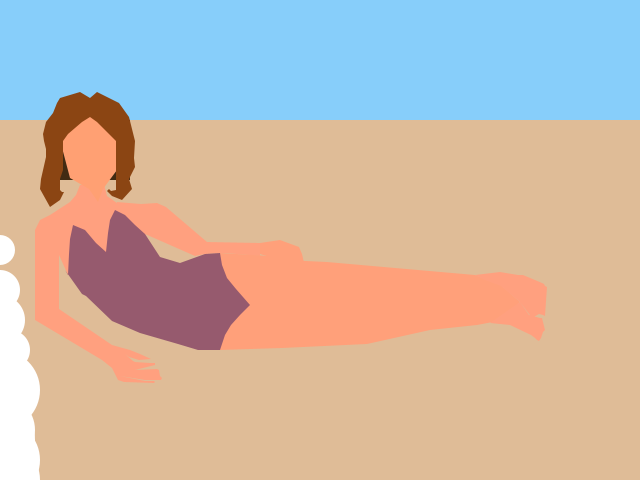
Frame 1 (no input)
Frame 60 (the mouse pressed at the canvas centre just before this capture): identical to frame 1, image omitted
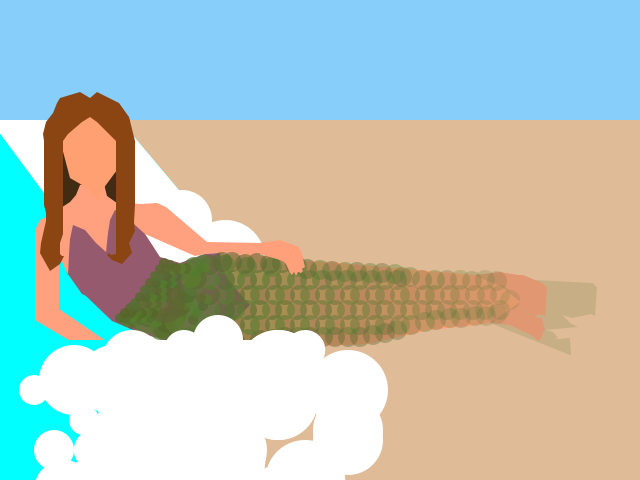
Frame 120 (the mouse held since frame 60 and released just before this capture)

The Processing sketch that drew these frames (run headless with seeded random() and noise(); from frame 60 on, the mouse is pressed at the canvas centre):

// Processing sketch: processing_15709
// ── processing_15709.pde

float x;
float y;
float z;
float w;
float targetX;
float easing = 0.05;
float easing2= 0.04;
float easing3 = 0.06;
float easing4 = 0.03;

void setup()
{
  size(640, 480);
  smooth();
}

void draw()
{
  background (135, 206, 250);
noStroke();

targetX = mouseX;
float dx = targetX - x;
if (abs(dx)>1){
  x+=dx*easing;
}

targetX = mouseX;
float dx2 = targetX - x;
if (abs(dx2)>1){
  y+=dx2*easing2;
}

targetX = mouseX;
float dx3 = targetX - x;
if (abs(dx3)>1){
  z+=dx3*easing3;
}

targetX = mouseX;
float dx4 = targetX - x;
if (abs(dx4)>1){
  w+=dx4*easing4;
}

//sand
fill (223, 188, 151);
beginShape();
quad(0, 120,   0, 480,   640, 480,   640, 120);

//back wave  
  fill(0, 255, 255);
  beginShape();
  quad(0, 340,   (x), 340,     (mouseX-200), 120,   0, 120);
    fill(255);  
  quad(  x-(x/2), 340,   (x), 340,     (mouseX-200), 120,    (mouseX-330), 120);  
  endShape();
  
  beginShape();
  //  ellipse((x-270), 120, 10, 10);
    ellipse((x-68), 310, 30, 30);
   ellipse((x-70), 280, 60, 60);
    ellipse((x-80), 260, 80, 80);
       ellipse((y-60), 230, 60, 60);
            ellipse((x-70), 270, 40, 40);
     ellipse((y-88), 200, 30, 30);
      ellipse((x-70), 320, 80, 80);
            ellipse((x-20), 320, 60, 60);
      ellipse((x), 320, 50, 50);
      ellipse((x-60), 280, 30, 30);
     ellipse((x-80), 250, 40, 40);
       ellipse((y-50), 220, 60, 60);
 //   quad(x, 340,   (x-175), 340,     (w-105), 480,    w, 480);
  ellipse((y), 290, 40, 40);
    ellipse((y), 250, 30, 30);
     ellipse((x-30), 280, 50, 50);
 /*    ellipse((x), 480, 80, 80);
       ellipse((y), 380, 60, 60);
            ellipse((z), 430, 70, 70);
     ellipse((z), 440, 70, 70);
       ellipse((z), 390, 80, 80);
            ellipse((w), 460, 80, 80);
       ellipse((w), 400, 30, 30);
            ellipse((w+10), 350, 40, 40);
     ellipse((w), 420, 40, 40);
       ellipse((w), 380, 60, 60);
       
         ellipse((y-70), 400, 50, 50);
    ellipse((y-68), 470, 50, 50);
     ellipse((x-70), 420, 60, 60);
     ellipse((x-80), 460, 80, 80);
       ellipse((y-60), 430, 60, 60);
            ellipse((z-70), 370, 80, 80);
     ellipse((z-68), 500, 70, 70);
       ellipse((z-70), 400, 80, 80);
            ellipse((w-70), 490, 60, 60);
       ellipse((w-80), 390, 30, 30);
            ellipse((w-60), 380, 70, 70);
     ellipse((w-80), 450, 40, 40);
       ellipse((w-50), 420, 30, 30);
       
              ellipse((y-110), 380, 50, 50);
    ellipse((y-108), 450, 50, 50);
     ellipse((x-110), 400, 60, 60);
     ellipse((x-120), 460, 80, 80);
       ellipse((y-100), 360, 60, 60);
            ellipse((z-130), 340, 50, 50);
     ellipse((z-108), 500, 70, 70);
       ellipse((z-130), 400, 40, 40);
            ellipse((w-110), 490, 60, 60);
       ellipse((w-140), 390, 30, 30);
            ellipse((w-100), 380, 70, 70);
     ellipse((w-120), 450, 40, 40);
       ellipse((w-90), 420, 30, 30);
  endShape ();
  */
  
  
  
//mermaid rect
//  fill(150, 90, 110);
 //beginShape();
 // quad(120, 320,  240, 320,  240, 240,  120, 240);
  //endShape();
  
  
  //hair back
      fill(66, 43, 19);
  beginShape();
  quad(60, 100,   130, 120,  130, (180+(mouseX/5)),    60, (180+mouseX/5));
  endShape();
  
  
  
  //mermaid arms and shoulders
//  stroke(66, 43, 19);
 // strokeWeight(1);
  fill(255, 160, 127);
  beginShape();
  vertex(80, 185);
  vertex(76, 195);
  vertex(70, 202);
  vertex(50, 215);
  vertex(40, 220);
  vertex(35, 230);
  vertex(35, 320);
  vertex(102, 360);
  vertex(112, 368);
  vertex(118, 380);
  vertex(124, 382);
  vertex(154, 383);
  vertex(155, 382);
  vertex(154, 381);
  vertex(145, 381);
  vertex(120, 376);
  vertex(145, 380);
  vertex(120, 376);
  vertex(145, 380);
  vertex(161, 380);
  vertex(162, 378);
  vertex(160, 376);
  vertex(144, 375);
  vertex(122, 370);
  vertex(144, 375);
  vertex(160, 376);
  vertex(159, 370);
  vertex(157, 369);
  vertex(135, 370);
  vertex(124, 365);
  vertex(135, 370);
  vertex(155, 365);
  vertex(155, 363);
  vertex(150, 363);
  vertex(135, 362);
  vertex(133, 361);
  vertex(125, 354);
  vertex(129, 357);
  vertex(139 ,360);
  vertex(151, 359);
  vertex(140, 354);
  vertex(130, 350);
vertex(112, 345);
vertex(59, 309);
vertex(59, 223);
vertex(59, 255);
vertex(68, 275);
vertex(155, 250);
vertex(145, 234);
vertex(195, 256);
vertex(205, 254);
vertex(225, 253);
vertex(260, 256);
vertex(260, 243);
vertex(207, 242);
vertex(166, 207);
vertex(157, 203);
vertex(141, 204);
vertex(117, 202);
vertex(117, 203);
vertex(107, 196);
vertex(103, 180);

endShape();


//legs
  fill(255, 160, 122);
beginShape();
vertex(220, 253);
vertex(220, 350);
vertex(282, 348);
vertex(367, 344);
vertex(430, 330);
vertex(477, 325);
vertex(498, 321);
vertex(501, 320);
vertex(520, 302);
vertex(501, 285);
vertex(485, 279);
vertex(475, 275);
vertex(327, 262);
vertex(285, 260);
vertex(270, 256);
endShape();


//bathing suit
fill(150, 90, 110);
beginShape();
vertex(65, 270);
vertex(82, 294);
vertex(86, 296);
vertex(112, 321);
vertex(140, 333);
vertex(178, 344);
vertex(198, 350);
vertex(220, 350);
vertex(225, 335);
vertex(231, 325);
vertex(240, 315);
vertex(250, 305);
vertex(236, 289);
vertex(227, 278);
vertex(222, 265);
vertex(220, 253);
vertex(205, 254);
vertex(180, 263);
vertex(160, 257);
vertex(145, 234);
vertex(135, 225);
vertex(125, 215);
vertex(115, 210);
vertex(110, 220);
vertex(108, 233);
vertex(106, 252);
vertex(96, 243);
vertex(85, 230);
vertex(73, 225);
vertex(70, 239);
vertex(69, 254);
vertex(68, 275);
endShape();


  //face shape
    fill(255, 160, 115);
  beginShape();
  vertex(60, 140);
   vertex(70, 178);
    vertex(89, 189);
     vertex(98, 202);
      vertex(103, 189);
       vertex(117, 170);
        vertex(125, 140);
         vertex(117, 110);
          vertex(70, 110);
          endShape();
          
          
//hair top
fill(139, 69, 19);
beginShape();
vertex(90, 98);
vertex(80, 92);
vertex(60, 98);
vertex(57, 103);
vertex(53, 113);
vertex(46, 122);
vertex(43, 134);
vertex(44, 141);
vertex(63, 141);
vertex(68, 134);
vertex(82, 122);
vertex(90, 117);
vertex(97, 122);
vertex(116, 141);
vertex(135, 141);
vertex(129, 117);
vertex(119, 103);
vertex(97, 92);
endShape();


//feet
fill(255, 160, 127);
beginShape();
vertex(520, 302);
vertex(501, 286);
vertex(485, 280);
vertex(475, 275);
vertex(500, 272);
vertex(518, 275);
vertex(523, 275);
vertex(535, 280);
vertex(542, 283);
vertex(544, 284);
vertex(545, 286);
vertex(547, 287);
vertex(545, 316);
vertex(543, 315);
vertex(539, 314);
vertex(532, 318);
vertex(520, 302);
vertex(529, 315);
vertex(540, 318);
vertex(542, 318);
vertex(545, 330);
vertex(543, 332);
vertex(541, 338);
vertex(539, 341);
vertex(537, 340);
vertex(535, 338);
vertex(531, 335);
vertex(510, 325);
vertex(490, 323);
endShape();



//feetgreen
beginShape();
 fill(85, 107,  45, (0+(mouseX-275)));
vertex(520, 302);
vertex(501, 286);
vertex(485, 280);
vertex(475, 275);
vertex(500, 272);
vertex(518, 275);
vertex(523, 275);
vertex(535, 280);
vertex(592, 283);
vertex(594, 284);
vertex(595, 286);
vertex(597, 287);
vertex(595, 316);
vertex(593, 315);
vertex(592, 314);
vertex(572, 318);
vertex(520, 302);
vertex(555, 307);
vertex(570, 323);
vertex(578, 327);
vertex(545, 330);
vertex(553, 332);
vertex(558, 338);
vertex(549, 341);
vertex(547, 340);
vertex(570, 338);
vertex(571, 355);
vertex(570, 355);
vertex(490, 323);
endShape();


//scales attempt
//if (mouseX>110);
//{
  beginShape();
  
  
  //23
     fill(90, 127,  50, (0+(mouseX-275)));
  ellipse(510, 300, 20, 20);
  
  
      //straight layer 22
        fill(85, 127,  50, (0+(mouseX-270)));
  ellipse(497, 314, 20, 20);
    fill(85, 107,  50, (0+(mouseX-270)));
  ellipse(500, 310, 20, 20);
         fill(90, 125,  50, (0+(mouseX-270)));
  ellipse(500, 295, 20, 20);
    fill(85, 107,  50, (0+(mouseX-270)));
  ellipse(497, 281, 20, 20);
  
  
             // straight layer21

      fill(90, 107,  50, (0+(mouseX-265)));
  ellipse(486, 316, 20, 20);
    fill(90, 127,  50, (0+(mouseX-265)));
  ellipse(485, 310, 20, 20);
         fill(90, 105,  50, (0+(mouseX-265)));
  ellipse(487, 295, 20, 20);
    fill(85, 127,  50, (0+(mouseX-265)));
  ellipse(485, 280, 20, 20);
  
    //straight layer 22
        fill(85, 127,  50, (0+(mouseX-260)));
  ellipse(475, 316, 20, 20);
    fill(85, 107,  50, (0+(mouseX-260)));
  ellipse(473, 310, 20, 20);
         fill(90, 125,  50, (0+(mouseX-260)));
  ellipse(475, 295, 20, 20);
    fill(85, 107,  50, (0+(mouseX-260)));
  ellipse(472, 281, 20, 20);
  
  
            // straight layer21

      fill(90, 107,  50, (0+(mouseX-255)));
  ellipse(461, 318, 20, 20);
    fill(90, 127,  50, (0+(mouseX-255)));
  ellipse(460, 310, 20, 20);
         fill(90, 105,  50, (0+(mouseX-255)));
  ellipse(460, 295, 20, 20);
    fill(85, 127,  50, (0+(mouseX-255)));
  ellipse(460, 280, 20, 20);
  
  //straight layer 20
        fill(85, 127,  50, (0+(mouseX-250)));
  ellipse(450, 318, 20, 20);
    fill(85, 107,  50, (0+(mouseX-250)));
  ellipse(447, 310, 20, 20);
         fill(90, 125,  50, (0+(mouseX-250)));
  ellipse(450, 295, 20, 20);
    fill(85, 107,  50, (0+(mouseX-250)));
  ellipse(447, 280, 20, 20);
  
  
          // straight layer19

      fill(90, 107,  50, (0+(mouseX-245)));
  ellipse(436, 320, 20, 20);
    fill(90, 127,  50, (0+(mouseX-245)));
  ellipse(435, 310, 20, 20);
         fill(90, 105,  50, (0+(mouseX-245)));
  ellipse(435, 295, 20, 20);
    fill(85, 127,  50, (0+(mouseX-235)));
  ellipse(435, 280, 20, 20);

  
    
       // straight layer18
 

      fill(85, 127,  50, (0+(mouseX-240)));
  ellipse(425, 322, 20, 20);
    fill(85, 107,  50, (0+(mouseX-240)));
  ellipse(422, 310, 20, 20);
         fill(90, 125,  50, (0+(mouseX-240)));
  ellipse(425, 295, 20, 20);
    fill(85, 107,  50, (0+(mouseX-240)));
  ellipse(422, 280, 20, 20);

  
  
         // straight layer17

      fill(90, 107,  50, (0+(mouseX-235)));
  ellipse(411, 325, 20, 20);
    fill(90, 127,  50, (0+(mouseX-235)));
  ellipse(410, 310, 20, 20);
         fill(90, 105,  50, (0+(mouseX-235)));
  ellipse(410, 295, 20, 20);
    fill(85, 127,  50, (0+(mouseX-235)));
  ellipse(410, 277, 20, 20);
           fill(90, 105,  50, (0+(mouseX-235)));
  ellipse(402, 277, 20, 20);
  
  
       // straight layer16
 
       fill(90, 105,  50, (0+(mouseX-230)));
  ellipse(397, 330, 20, 20);
      fill(85, 127,  50, (0+(mouseX-230)));
  ellipse(400, 325, 20, 20);
    fill(85, 107,  50, (0+(mouseX-230)));
  ellipse(397, 310, 20, 20);
         fill(90, 125,  50, (0+(mouseX-230)));
  ellipse(400, 295, 20, 20);
    fill(85, 107,  50, (0+(mouseX-230)));
  ellipse(397, 280, 20, 20);
           fill(90, 125,  50, (0+(mouseX-230)));
  ellipse(395, 274, 20, 20);
  
       // straight layer15
       fill(95, 105,  50, (0+(mouseX-225)));
  ellipse(385, 333, 20, 20);
      fill(90, 107,  50, (0+(mouseX-225)));
  ellipse(385, 325, 20, 20);
    fill(90, 127,  50, (0+(mouseX-225)));
  ellipse(385, 310, 20, 20);
         fill(90, 105,  50, (0+(mouseX-225)));
  ellipse(385, 295, 20, 20);
    fill(85, 127,  50, (0+(mouseX-225)));
  ellipse(385, 280, 20, 20);
           fill(90, 105,  50, (0+(mouseX-225)));
  ellipse(382, 273, 20, 20);
  
  
      // straight layer14
 
       fill(90, 105,  50, (0+(mouseX-220)));
  ellipse(373, 335, 20, 20);
      fill(85, 127,  50, (0+(mouseX-220)));
  ellipse(375, 325, 20, 20);
    fill(85, 107,  50, (0+(mouseX-210)));
  ellipse(372, 310, 20, 20);
         fill(90, 125,  50, (0+(mouseX-220)));
  ellipse(375, 295, 20, 20);
    fill(85, 107,  50, (0+(mouseX-220)));
  ellipse(372, 280, 20, 20);
           fill(90, 125,  50, (0+(mouseX-220)));
  ellipse(370, 273, 20, 20);
  
  
    
      // straight layer13
       fill(95, 105,  50, (0+(mouseX-215)));
  ellipse(360, 337, 20, 20);
      fill(90, 107,  50, (0+(mouseX-215)));
  ellipse(360, 325, 20, 20);
    fill(90, 127,  50, (0+(mouseX-215)));
  ellipse(360, 310, 20, 20);
         fill(90, 105,  50, (0+(mouseX-215)));
  ellipse(360, 295, 20, 20);
    fill(85, 127,  50, (0+(mouseX-215)));
  ellipse(360, 280, 20, 20);
           fill(90, 105,  50, (0+(mouseX-215)));
  ellipse(357, 272, 20, 20);
  
  
     // straight layer12
 
       fill(90, 105,  50, (0+(mouseX-210)));
  ellipse(348, 337, 20, 20);
      fill(85, 127,  50, (0+(mouseX-210)));
  ellipse(350, 325, 20, 20);
    fill(85, 107,  50, (0+(mouseX-210)));
  ellipse(347, 310, 20, 20);
         fill(90, 125,  50, (0+(mouseX-210)));
  ellipse(350, 295, 20, 20);
    fill(85, 107,  50, (0+(mouseX-210)));
  ellipse(347, 280, 20, 20);
           fill(90, 125,  50, (0+(mouseX-210)));
  ellipse(345, 272, 20, 20);
  
  
  
      // straight layer11
       fill(95, 105,  50, (0+(mouseX-205)));
  ellipse(335, 337, 20, 20);
      fill(90, 107,  50, (0+(mouseX-205)));
  ellipse(335, 325, 20, 20);
    fill(90, 127,  50, (0+(mouseX-205)));
  ellipse(335, 310, 20, 20);
         fill(90, 105,  50, (0+(mouseX-205)));
  ellipse(335, 295, 20, 20);
    fill(85, 127,  50, (0+(mouseX-205)));
  ellipse(335, 280, 20, 20);
           fill(90, 105,  50, (0+(mouseX-205)));
  ellipse(332, 271, 20, 20);
  
      // straight layer10
 
       fill(90, 105,  50, (0+(mouseX-200)));
  ellipse(323, 337, 20, 20);
      fill(85, 127,  50, (0+(mouseX-200)));
  ellipse(325, 325, 20, 20);
    fill(85, 107,  50, (0+(mouseX-200)));
  ellipse(322, 310, 20, 20);
         fill(90, 125,  50, (0+(mouseX-200)));
  ellipse(325, 295, 20, 20);
    fill(85, 107,  50, (0+(mouseX-200)));
  ellipse(322, 280, 20, 20);
           fill(90, 125,  50, (0+(mouseX-200)));
  ellipse(320, 270, 20, 20);

 
    // straight layer9
       fill(95, 105,  50, (0+(mouseX-195)));
  ellipse(310, 337, 20, 20);
      fill(90, 107,  50, (0+(mouseX-195)));
  ellipse(310, 325, 20, 20);
    fill(90, 127,  50, (0+(mouseX-195)));
  ellipse(310, 310, 20, 20);
         fill(90, 105,  50, (0+(mouseX-195)));
  ellipse(310, 295, 20, 20);
    fill(85, 127,  50, (0+(mouseX-195)));
  ellipse(310, 280, 20, 20);
           fill(90, 105,  50, (0+(mouseX-195)));
  ellipse(307, 269, 20, 20);
 
 
 
    // straight layer8
 
       fill(90, 105,  50, (0+(mouseX-190)));
  ellipse(298, 337, 20, 20);
      fill(85, 127,  50, (0+(mouseX-190)));
  ellipse(300, 325, 20, 20);
    fill(85, 107,  50, (0+(mouseX-190)));
  ellipse(297, 310, 20, 20);
         fill(90, 125,  50, (0+(mouseX-190)));
  ellipse(300, 295, 20, 20);
    fill(85, 107,  50, (0+(mouseX-190)));
  ellipse(297, 280, 20, 20);
           fill(90, 125,  50, (0+(mouseX-190)));
  ellipse(297, 267, 20, 20);
          fill(90, 105,  50, (0+(mouseX-190)));
  ellipse(295, 264, 20, 20);
  
   // straight layer7
       fill(95, 105,  50, (0+(mouseX-185)));
  ellipse(285, 337, 20, 20);
      fill(90, 107,  50, (0+(mouseX-185)));
  ellipse(285, 325, 20, 20);
    fill(90, 127,  50, (0+(mouseX-185)));
  ellipse(285, 310, 20, 20);
         fill(90, 105,  50, (0+(mouseX-185)));
  ellipse(285, 295, 20, 20);
    fill(85, 127,  50, (0+(mouseX-185)));
  ellipse(285, 280, 20, 20);
           fill(90, 105,  50, (0+(mouseX-185)));
  ellipse(282, 263, 20, 20);
 
   // straight layer6
 
       fill(90, 105,  50, (0+(mouseX-180)));
  ellipse(273, 339, 20, 20);
      fill(85, 127,  50, (0+(mouseX-180)));
  ellipse(275, 325, 20, 20);
    fill(85, 107,  50, (0+(mouseX-180)));
  ellipse(272, 310, 20, 20);
         fill(90, 125,  50, (0+(mouseX-180)));
  ellipse(275, 295, 20, 20);
    fill(85, 107,  50, (0+(mouseX-180)));
  ellipse(272, 280, 20, 20);
           fill(90, 125,  50, (0+(mouseX-180)));
  ellipse(272, 267, 20, 20);
          fill(90, 105,  50, (0+(mouseX-180)));
  ellipse(270, 264, 20, 20);
 
 
   // straight layer5
       fill(95, 105,  50, (0+(mouseX-175)));
  ellipse(260, 340, 20, 20);
      fill(90, 107,  50, (0+(mouseX-175)));
  ellipse(260, 325, 20, 20);
    fill(90, 127,  50, (0+(mouseX-175)));
  ellipse(260, 310, 20, 20);
         fill(90, 105,  50, (0+(mouseX-175)));
  ellipse(260, 295, 20, 20);
    fill(85, 127,  50, (0+(mouseX-175)));
  ellipse(260, 280, 20, 20);
           fill(90, 105,  50, (0+(mouseX-175)));
  ellipse(257, 263, 20, 20);
 
  // straight layer4
 
       fill(90, 105,  50, (0+(mouseX-170)));
  ellipse(248, 339, 20, 20);
      fill(85, 127,  50, (0+(mouseX-170)));
  ellipse(250, 325, 20, 20);
    fill(85, 107,  50, (0+(mouseX-170)));
  ellipse(247, 310, 20, 20);
         fill(90, 125,  50, (0+(mouseX-170)));
  ellipse(250, 295, 20, 20);
    fill(85, 107,  50, (0+(mouseX-170)));
  ellipse(247, 280, 20, 20);
           fill(90, 125,  50, (0+(mouseX-170)));
  ellipse(247, 267, 20, 20);
          fill(90, 105,  50, (0+(mouseX-170)));
  ellipse(245, 264, 20, 20);
 
 
  // straight layer3
       fill(95, 105,  50, (0+(mouseX-165)));
  ellipse(235, 342, 20, 20);
      fill(90, 107,  50, (0+(mouseX-165)));
  ellipse(235, 325, 20, 20);
    fill(90, 127,  50, (0+(mouseX-165)));
  ellipse(235, 310, 20, 20);
         fill(90, 105,  50, (0+(mouseX-165)));
  ellipse(235, 295, 20, 20);
    fill(85, 127,  50, (0+(mouseX-165)));
  ellipse(235, 280, 20, 20);
           fill(90, 105,  50, (0+(mouseX-165)));
  ellipse(232, 262, 20, 20);
 
  
 // straight layer2
 
       fill(90, 105,  50, (0+(mouseX-160)));
  ellipse(223, 339, 20, 20);
      fill(85, 127,  50, (0+(mouseX-160)));
  ellipse(225, 325, 20, 20);
    fill(85, 107,  50, (0+(mouseX-160)));
  ellipse(225, 310, 20, 20);
         fill(90, 125,  50, (0+(mouseX-160)));
  ellipse(225, 295, 20, 20);
    fill(85, 107,  50, (0+(mouseX-160)));
  ellipse(225, 280, 20, 20);
           fill(90, 125,  50, (0+(mouseX-160)));
  ellipse(225, 265, 20, 20);
          fill(90, 105,  50, (0+(mouseX-160)));
  ellipse(222, 262, 20, 20);
 
 
 // straight layer1
       fill(90, 105,  50, (0+(mouseX-155)));
  ellipse(210, 342, 20, 20);
      fill(85, 127,  50, (0+(mouseX-155)));
  ellipse(210, 325, 20, 20);
    fill(85, 127,  50, (0+(mouseX-155)));
  ellipse(210, 310, 20, 20);
         fill(90, 105,  50, (0+(mouseX-155)));
  ellipse(210, 295, 20, 20);
    fill(85, 127,  50, (0+(mouseX-155)));
  ellipse(210, 280, 20, 20);
           fill(90, 105,  50, (0+(mouseX-155)));
  ellipse(210, 265, 20, 20);
  
  //missing
        fill(85, 107,  50, (0+(mouseX-155)));
  ellipse(180, 340, 10, 10);
           fill(90, 125,  50, (0+(mouseX-155)));
  ellipse(180, 330, 10, 10);
      fill(85, 107,  50, (0+(mouseX-155)));
  ellipse(180, 320, 10, 10);
    fill(85, 127,  50, (0+(mouseX-155)));
  ellipse(180, 305, 10, 10);
  
         fill(90, 105,  50, (0+(mouseX-155)));
  ellipse(190, 337, 20, 20);
      fill(85, 127,  50, (0+(mouseX-155)));
  ellipse(190, 325, 20, 20);
    fill(85, 127,  50, (0+(mouseX-155)));
  ellipse(190, 310, 20, 20);
  
          fill(85, 127,  50, (0+(mouseX-155)));
  ellipse(200, 340, 10, 10);
           fill(90, 125,  50, (0+(mouseX-155)));
  ellipse(200, 330, 10, 10);
      fill(85, 127,  50, (0+(mouseX-155)));
  ellipse(200, 320, 10, 10);
    fill(85, 127,  50, (0+(mouseX-155)));
  ellipse(193, 305, 20, 20);
     fill(85, 127,  50, (0+(mouseX-155)));
  ellipse(203, 262, 15, 15);
 
 
      //layer 9
      fill(90, 105,  50, (0+(mouseX-150)));
  ellipse(167, 334, 10, 10);
   fill(85, 127,  50, (0+(mouseX-150)));
  ellipse(172, 328, 10, 10);
  fill(90, 105,  50, (0+(mouseX-150)));
  ellipse(175, 325, 10, 10);
  fill(85, 127,  45, (0+(mouseX-150)));
  ellipse(177, 322, 10, 10);
    fill(90, 103,  50, (0+(mouseX-150)));
  ellipse(182, 314, 10, 10);
      fill(85, 120,  40, (0+(mouseX-150)));
  ellipse(181, 317, 10, 10);
      fill(95, 100,  50, (0+(mouseX-150)));
  ellipse(185, 309, 10, 10);
 
 
       //layer8 

      fill(85, 100,  40, (0+(mouseX-145)));
  ellipse(167, 313, 10, 10);
      fill(95, 120,  50, (0+(mouseX-145)));
  ellipse(176, 303, 10, 10);
        fill(85, 105,  45, (0+(mouseX-145)));
  ellipse(181, 297, 10, 10);
          fill(90, 120,  50, (0+(mouseX-145)));
  ellipse(176, 290, 10, 10);
            fill(80, 105,  45, (0+(mouseX-145)));
  ellipse(191, 283, 10, 10);
              fill(85, 120,  50, (0+(mouseX-145)));
  ellipse(196, 276, 10, 10);
                fill(90, 105,  45, (0+(mouseX-145)));
  ellipse(201, 269, 10, 10);
    fill(90, 125,  45, (0+(mouseX-145)));
  ellipse(205, 268, 10, 10);
  
       //layer 7-2
 //     fill(90, 125,  50, (0+(mouseX-140)));
 // ellipse(152, 334, 20, 20);
   fill(85, 107,  50, (0+(mouseX-140)));
  ellipse(167, 332, 20, 20);
  fill(90, 125,  50, (0+(mouseX-140)));
  ellipse(160, 330, 20, 20);
  fill(85, 107,  45, (0+(mouseX-140)));
  ellipse(162, 328, 20, 20);
    fill(90, 123,  50, (0+(mouseX-140)));
  ellipse(157, 318, 20, 20);
      fill(85, 100,  40, (0+(mouseX-140)));
  ellipse(166, 323, 20, 20);
      fill(95, 120,  50, (0+(mouseX-140)));
  ellipse(175, 323, 20, 20);
        fill(85, 105,  45, (0+(mouseX-140)));
  ellipse(178, 307, 20, 20);
          fill(90, 120,  50, (0+(mouseX-140)));
  ellipse(183, 300, 20, 20);
            fill(80, 105,  45, (0+(mouseX-140)));
  ellipse(187, 293, 20, 20);
              fill(85, 120,  50, (0+(mouseX-140)));
  ellipse(193, 286, 20, 20);
                fill(90, 105,  45, (0+(mouseX-140)));
  ellipse(197, 279, 20, 20);
    fill(90, 125,  45, (0+(mouseX-140)));
  ellipse(191, 278, 20, 20); 
 //     fill(80, 105,  45, (0+(mouseX-140)));
  //ellipse(184, 247, 20, 20); 
 
 
     //layer 7
      fill(90, 105,  50, (0+(mouseX-140)));
  ellipse(152, 324, 10, 10);
   fill(85, 127,  50, (0+(mouseX-140)));
  ellipse(157, 322, 10, 10);
  fill(90, 105,  50, (0+(mouseX-140)));
  ellipse(150, 320, 10, 10);
  fill(85, 127,  45, (0+(mouseX-140)));
  ellipse(152, 318, 10, 10);
    fill(90, 103,  50, (0+(mouseX-140)));
  ellipse(157, 308, 10, 10);
      fill(85, 120,  40, (0+(mouseX-140)));
  ellipse(156, 313, 10, 10);
      fill(95, 100,  50, (0+(mouseX-140)));
  ellipse(165, 303, 40, 40);
        fill(85, 125,  45, (0+(mouseX-140)));
  ellipse(198, 327, 10, 10);
          fill(90, 100,  50, (0+(mouseX-140)));
 ellipse(193, 320, 10, 10);
            fill(80, 125,  45, (0+(mouseX-140)));
  ellipse(197, 313, 10, 10);
              fill(85, 100,  50, (0+(mouseX-140)));
  ellipse(203, 306, 10, 10);
                fill(90, 125,  45, (0+(mouseX-140)));
  ellipse(207, 299, 10, 10);
    fill(90, 105,  45, (0+(mouseX-140)));
  ellipse(201, 298, 10, 10); 
      fill(80, 125,  45, (0+(mouseX-140)));
  ellipse(194, 267, 20, 20); 
  
      //layer6 
        fill(90, 125,  50, (0+(mouseX-135)));
  ellipse(145, 325, 20, 20);
   fill(85, 107,  50, (0+(mouseX-135)));
  ellipse(147, 322, 10, 10);
  fill(90, 125,  50, (0+(mouseX-135)));
  ellipse(149, 320, 10, 10);
  fill(85, 107,  45, (0+(mouseX-135)));
  ellipse(150, 318, 10, 10);
    fill(90, 123,  50, (0+(mouseX-135)));
  ellipse(155, 308, 10, 10);
      fill(85, 100,  40, (0+(mouseX-135)));
  ellipse(153, 313, 10, 10);
      fill(95, 120,  50, (0+(mouseX-135)));
  ellipse(162, 303, 10, 10);
        fill(85, 105,  45, (0+(mouseX-135)));
  ellipse(167, 297, 10, 10);
          fill(90, 120,  50, (0+(mouseX-135)));
  ellipse(162, 290, 10, 10);
            fill(80, 105,  45, (0+(mouseX-135)));
  ellipse(177, 283, 10, 10);
              fill(85, 120,  50, (0+(mouseX-135)));
  ellipse(182, 276, 10, 10);
                fill(90, 105,  45, (0+(mouseX-135)));
  ellipse(187, 269, 10, 10);
    fill(90, 125,  45, (0+(mouseX-135)));
  ellipse(191, 268, 10, 10);
  
  
    //layer 5
      fill(90, 105,  50, (0+(mouseX-130)));
  ellipse(132, 324, 10, 10);
   fill(85, 127,  50, (0+(mouseX-130)));
  ellipse(137, 322, 10, 10);
  fill(90, 105,  50, (0+(mouseX-130)));
  ellipse(140, 320, 10, 10);
  fill(85, 127,  45, (0+(mouseX-130)));
  ellipse(142, 318, 10, 10);
    fill(90, 103,  50, (0+(mouseX-130)));
  ellipse(148, 308, 10, 10);
      fill(85, 120,  40, (0+(mouseX-130)));
  ellipse(147, 313, 10, 10);
      fill(95, 100,  50, (0+(mouseX-130)));
  ellipse(157, 303, 10, 10);
        fill(85, 125,  45, (0+(mouseX-130)));
  ellipse(162, 297, 10, 10);
          fill(90, 100,  50, (0+(mouseX-130)));
  ellipse(167, 290, 10, 10);
            fill(80, 125,  45, (0+(mouseX-130)));
  ellipse(172, 283, 10, 10);
              fill(85, 100,  50, (0+(mouseX-130)));
  ellipse(177, 276, 10, 10);
                fill(90, 125,  45, (0+(mouseX-130)));
  ellipse(182, 269, 10, 10);
    fill(90, 105,  45, (0+(mouseX-130)));
  ellipse(186, 268, 10, 10);
  
    //layer4 
   fill(85, 107,  50, (0+(mouseX-125)));
  ellipse(132, 322, 10, 10);
  fill(90, 125,  50, (0+(mouseX-125)));
  ellipse(135, 320, 10, 10);
  fill(85, 107,  45, (0+(mouseX-125)));
  ellipse(137, 318, 10, 10);
    fill(90, 123,  50, (0+(mouseX-125)));
  ellipse(143, 308, 10, 10);
      fill(85, 100,  40, (0+(mouseX-125)));
  ellipse(142, 313, 10, 10);
      fill(95, 120,  50, (0+(mouseX-125)));
  ellipse(152, 303, 10, 10);
        fill(85, 105,  45, (0+(mouseX-125)));
  ellipse(157, 297, 10, 10);
          fill(90, 120,  50, (0+(mouseX-125)));
  ellipse(162, 290, 10, 10);
            fill(80, 105,  45, (0+(mouseX-125)));
  ellipse(167, 283, 10, 10);
              fill(85, 120,  50, (0+(mouseX-125)));
  ellipse(172, 276, 10, 10);
                fill(90, 105,  45, (0+(mouseX-125)));
  ellipse(177, 269, 10, 10);
    fill(90, 125,  45, (0+(mouseX-125)));
  ellipse(181, 268, 10, 10);
  
  //layer 3 
   fill(85, 127,  50, (0+(mouseX-120)));
  ellipse(127, 322, 10, 10);
  fill(90, 105,  50, (0+(mouseX-120)));
  ellipse(130, 320, 10, 10);
  fill(85, 127,  45, (0+(mouseX-120)));
  ellipse(132, 318, 10, 10);
    fill(90, 103,  50, (0+(mouseX-120)));
  ellipse(138, 308, 10, 10);
      fill(85, 120,  40, (0+(mouseX-120)));
  ellipse(137, 313, 10, 10);
      fill(95, 100,  50, (0+(mouseX-120)));
  ellipse(147, 303, 10, 10);
        fill(85, 125,  45, (0+(mouseX-120)));
  ellipse(152, 297, 10, 10);
          fill(90, 100,  50, (0+(mouseX-120)));
  ellipse(157, 290, 10, 10);
            fill(80, 125,  45, (0+(mouseX-120)));
  ellipse(162, 283, 10, 10);
              fill(85, 100,  50, (0+(mouseX-120)));
  ellipse(167, 276, 10, 10);
                fill(90, 125,  45, (0+(mouseX-120)));
  ellipse(172, 269, 10, 10);
    fill(90, 105,  45, (0+(mouseX-120)));
  ellipse(176, 268, 10, 10);
    
//layer 2 
  fill(90, 115,  50, (0+(mouseX-115)));
  ellipse(124, 320, 10, 10);
  fill(85, 107,  45, (0+(mouseX-115)));
  ellipse(126, 318, 10, 10);
    fill(90, 103,  50, (0+(mouseX-115)));
  ellipse(136, 308, 10, 10);
      fill(85, 100,  40, (0+(mouseX-115)));
  ellipse(131, 313, 10, 10);
      fill(95, 110,  50, (0+(mouseX-115)));
  ellipse(141, 303, 10, 10);
        fill(85, 105,  45, (0+(mouseX-115)));
  ellipse(146, 297, 10, 10);
          fill(90, 110,  50, (0+(mouseX-115)));
  ellipse(151, 290, 10, 10);
            fill(80, 105,  45, (0+(mouseX-115)));
  ellipse(156, 283, 10, 10);
              fill(85, 110,  50, (0+(mouseX-115)));
  ellipse(161, 276, 10, 10);
                fill(90, 105,  45, (0+(mouseX-115)));
  ellipse(166, 269, 10, 10);
    fill(90, 105,  45, (0+(mouseX-115)));
  ellipse(170, 265, 10, 10);
  
//layer 1  
  fill(85, 107,  47, (0+(mouseX-110)));
  ellipse(120, 318, 10, 10);
    fill(85, 107,  45, (0+(mouseX-110)));
  ellipse(130, 308, 10, 10);
      fill(85, 100,  40, (0+(mouseX-110)));
  ellipse(125, 313, 10, 10);
      fill(85, 110,  50, (0+(mouseX-110)));
  ellipse(135, 303, 10, 10);
        fill(85, 105,  45, (0+(mouseX-110)));
  ellipse(140, 297, 10, 10);
          fill(85, 110,  50, (0+(mouseX-110)));
  ellipse(145, 290, 10, 10);
            fill(90, 105,  45, (0+(mouseX-110)));
  ellipse(150, 283, 10, 10);
              fill(85, 110,  50, (0+(mouseX-110)));
  ellipse(155, 276, 10, 10);
                fill(90, 105,  45, (0+(mouseX-110)));
  ellipse(160, 269, 10, 10);
    fill(90, 105,  45, (0+(mouseX-110)));
  ellipse(164, 263, 10, 10);
  endShape();




//left hand
 fill(255, 160, 122);
beginShape();
vertex(260, 254);
vertex(280, 260);
vertex(284, 262);
vertex(286, 264);
vertex(290, 273);
vertex(292, 275);
vertex(294, 272);
vertex(296, 276);
vertex(298, 272);
vertex(301, 273);
vertex(303, 271);
vertex(302, 269);
vertex(305, 267);
vertex(302, 254);
vertex(299, 247);
vertex(280, 240);
vertex(260, 243);
endShape();


//hair sides
fill(139, 69, 19);
beginShape();
quad(44, 141,   63, 141,   63, 141+(mouseX/5),   44, 141+(mouseX/5));
quad(116, 141,   135, 141,   135, 141+(mouseX/5),    116, 141+(mouseX/5));
endShape();

//hair tips
beginShape();
vertex(44, 141+(mouseX/5));
vertex(63, 141+(mouseX/5));
vertex(63, 170+(mouseX/5));
vertex(60, 179+(mouseX/5));
vertex(60, 190+(mouseX/5));
vertex(62, 192+(mouseX/5));
vertex(64, 192+(mouseX/5));
vertex(60, 200+(mouseX/5));
vertex(50, 207+(mouseX/5));
vertex(40, 189+(mouseX/5));
vertex(41, 179+(mouseX/5));
vertex(46, 157+(mouseX/5));
vertex(46, 149+(mouseX/5));
endShape();
//
beginShape();
vertex(116, 141+(mouseX/5));
vertex(135, 141+(mouseX/5));
vertex(134, 158+(mouseX/5));
vertex(135, 167+(mouseX/5));
vertex(129, 179+(mouseX/5));
vertex(132, 189+(mouseX/5));
vertex(122, 200+(mouseX/5));
vertex(112, 196+(mouseX/5));
vertex(107, 191+(mouseX/5));
vertex(109, 189+(mouseX/5));
vertex(111, 191+(mouseX/5));
vertex(116, 190+(mouseX/5));
vertex(116, 185+(mouseX/5));
vertex(116, 157+(mouseX/5));
vertex(116, 152+(mouseX/5));
vertex(116, 152+(mouseX/5));
vertex(116, 145+(mouseX/5));

endShape();


noStroke();
  
  //front wave
    fill(0, 255, 255);
  beginShape();
  quad(0, 340,   (x), 340,     (w), 480,    0, 480);
  fill(255);  
  quad(x-(x/3), 340,   (x), 340,     (w+30), 480,    (w-x/3), 480);  
  ellipse((y-70), 400, 50, 50);
    ellipse((y-68), 470, 50, 50);
     ellipse((x-70), 420, 60, 60);
     ellipse((x-80), 460, 80, 80);
       ellipse((y-60), 430, 60, 60);
            ellipse((z-70), 370, 80, 80);
     ellipse((z-68), 500, 70, 70);
       ellipse((z-70), 400, 80, 80);
            ellipse((w-70), 490, 60, 60);
       ellipse((w-80), 390, 30, 30);
            ellipse((w-60), 380, 70, 70);
     ellipse((w-80), 450, 40, 40);
       ellipse((w-50), 420, 30, 30);
    quad(x, 340,   (x-175), 340,     (w-105), 480,    w, 480);
  ellipse((y), 390, 50, 50);
    ellipse((y), 450, 70, 70);
     ellipse((x-30), 380, 90, 90);
     ellipse((x), 480, 80, 80);
       ellipse((y), 380, 60, 60);
            ellipse((z), 430, 70, 70);
     ellipse((z), 440, 70, 70);
       ellipse((z), 390, 80, 80);
            ellipse((w), 460, 80, 80);
       ellipse((w), 400, 30, 30);
            ellipse((w+10), 350, 40, 40);
     ellipse((w), 420, 40, 40);
       ellipse((w), 380, 60, 60);
       
         ellipse((y-70), 400, 50, 50);
    ellipse((y-68), 470, 50, 50);
     ellipse((x-70), 420, 60, 60);
     ellipse((x-80), 460, 80, 80);
       ellipse((y-60), 430, 60, 60);
            ellipse((z-70), 370, 80, 80);
     ellipse((z-68), 500, 70, 70);
       ellipse((z-70), 400, 80, 80);
            ellipse((w-70), 490, 60, 60);
       ellipse((w-80), 390, 30, 30);
            ellipse((w-60), 380, 70, 70);
     ellipse((w-80), 450, 40, 40);
       ellipse((w-50), 420, 30, 30);
       
              ellipse((y-110), 380, 50, 50);
    ellipse((y-108), 450, 50, 50);
     ellipse((x-110), 400, 60, 60);
     ellipse((x-120), 460, 80, 80);
       ellipse((y-100), 360, 60, 60);
            ellipse((z-130), 340, 50, 50);
     ellipse((z-108), 500, 70, 70);
       ellipse((z-130), 400, 40, 40);
            ellipse((w-110), 490, 60, 60);
       ellipse((w-140), 390, 30, 30);
            ellipse((w-100), 380, 70, 70);
     ellipse((w-120), 450, 40, 40);
       ellipse((w-90), 420, 30, 30);
       ellipse(x, 350, 40, 40);
  endShape ();
  
  
  
}
